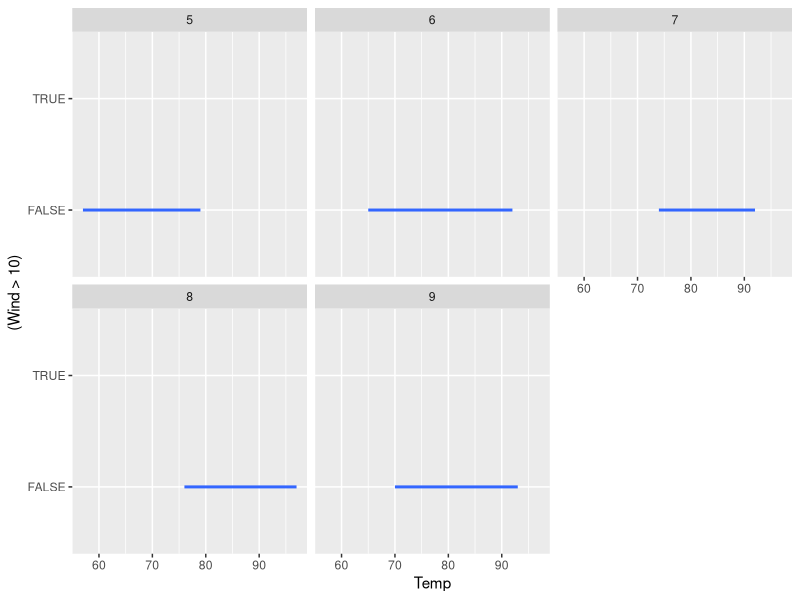

Recreate this plot in R. (Note: this script raises an error after producing the figure.)
library(ggplot2)
air.glm <- glm(Wind > 10 ~ Temp + as.factor(Month), data=airquality, family=binomial)
ggplot(data=airquality, aes(y=(Wind >10),x=Temp)) +
  geom_smooth(method="glm",method.args = list(family="binomial"), se=FALSE) +
  facet_wrap(airquality$Month)

plot((Wind > 10) ~ Temp, data=airquality, xlab="Daily Average Temperature", ylab="Probability Daily Average Wind Speed (mph) > 10", main="La Guardia Airport Measurements in 1973")+
  

air.glm <- glm(Wind > 10 ~ Temp + as.factor(Month), data=airquality, family=binomial)
?airquality

plot((Wind > 10) ~ Temp, data=airquality, xlab="Daily Average Temperature", ylab="Probability Daily Average Wind Speed (mph) > 10", main="La Guardia Airport Measurements in 1973")

air.glm <- glm(Wind > 10 ~ Temp + as.factor(Month), data=airquality, family=binomial)

summary(air.glm)


















WW3 <- cbind(`yes` = c("DONT BELIEVE" = 87.8, NOWAYTOFINDOUT = 176.1, SOMEHIGHERPOWER = 358.8, BELIEVESOMETIMES = 173.8, BELIEVEBUTDOUBTS = 730.1, KNOWGODEXISTS = 3131.8), `no` = c(DONTBELIEVE = 163.0, NOWAYTOFINDOUT = 257.1, SOMEHIGHERPOWER = 469.2, BELIEVESOMETIMES = 215.8, BELIEVEBUTDOUBTS = 805, KNOWGODEXISTS = 2769.7))

barplot(WW3, beside=TRUE, col=c("green","blue","purple", "yellow", "orange", "tomato3"),legend.text=TRUE,args.legend = list(x="topleft",bty="n",title="Strength of Beliefs"),xlab="World War 3?",main="Are Religious People Worried about World War 3?")
